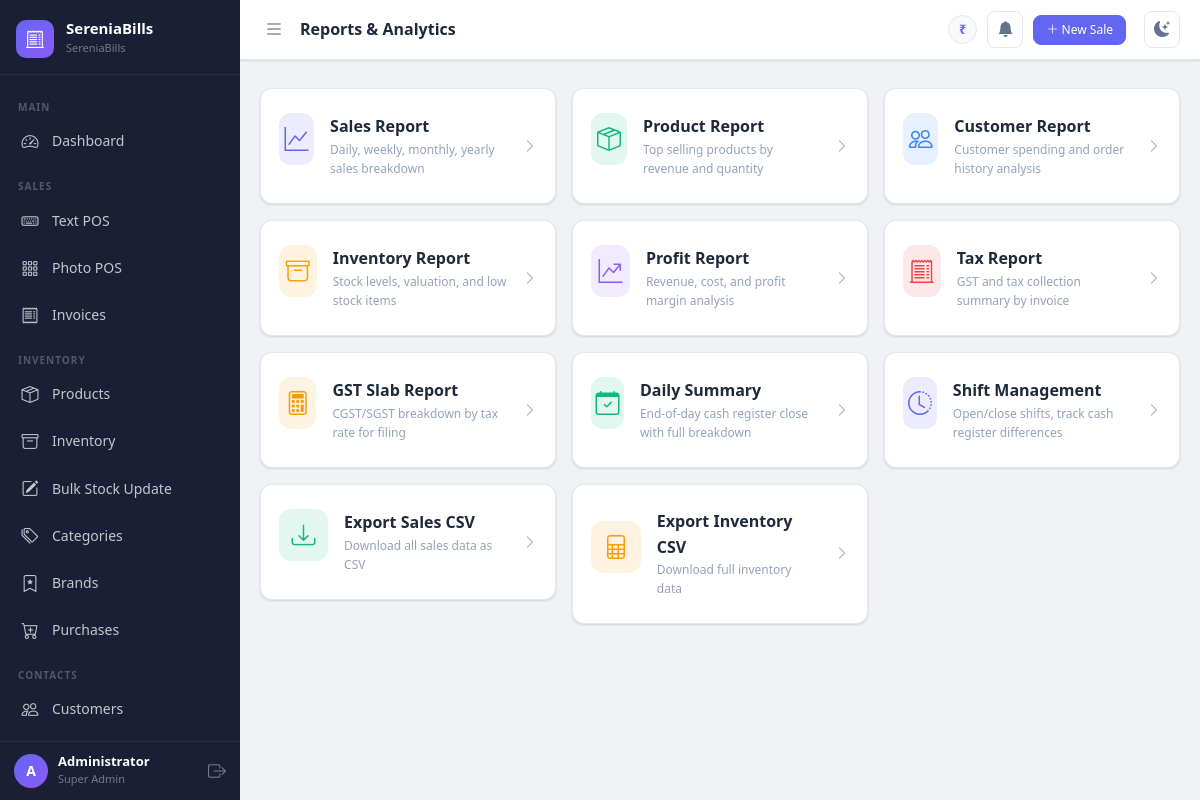
The app's page /reports (signed in) with its own data.
### app.py (models this page shows, shortened)
class Settings(db.Model):
    __tablename__ = 'settings'
    id = db.Column(db.Integer, primary_key=True)
    company_name = db.Column(db.String(150), default='SereniaBills')
    logo = db.Column(db.String(255))
    gst_number = db.Column(db.String(50))
    address = db.Column(db.String(255))
    phone = db.Column(db.String(20))
    email = db.Column(db.String(120))
    currency_symbol = db.Column(db.String(10), default='₹')
    invoice_prefix = db.Column(db.String(10), default='INV-')
    default_tax_rate = db.Column(db.Float, default=0)
    theme = db.Column(db.String(20), default='light')
    next_invoice_number = db.Column(db.Integer, default=1)

class User(UserMixin, db.Model):
    __tablename__ = 'users'
    id = db.Column(db.Integer, primary_key=True)
    username = db.Column(db.String(80), unique=True, nullable=False)
    email = db.Column(db.String(120), unique=True)
    password_hash = db.Column(db.String(255), nullable=False)
    full_name = db.Column(db.String(120))
    role_id = db.Column(db.Integer, db.ForeignKey('roles.id'), nullable=False)
    active = db.Column(db.Boolean, default=True)
    created_at = db.Column(db.DateTime, default=datetime.utcnow)
    def is_super_admin(self):
        return self.role and self.role.name == 'super_admin'

class Role(db.Model):
    __tablename__ = 'roles'
    id = db.Column(db.Integer, primary_key=True)
    name = db.Column(db.String(50), unique=True, nullable=False)  # super_admin, staff
    description = db.Column(db.String(255))
    users = db.relationship('User', backref='role', lazy=True)

### app.py (the view)
@app.route('/reports')
@login_required
def reports():
    return render_template('reports.html')

### app.py (called while the page is built)
@login_manager.user_loader
def load_user(user_id):
    return User.query.get(int(user_id))

def get_settings():
    settings = Settings.query.first()
    if not settings:
        settings = Settings()
        db.session.add(settings)
        db.session.commit()
    return settings

@app.context_processor
def inject_globals():
    return dict(settings=get_settings(), now=datetime.utcnow())

### templates/reports.html (shortened to what this page needs)
{% extends "base.html" %}
{% block page_title %}Reports & Analytics{% endblock %}
{% block content %}
<div class="row g-3">
  {% for endpoint, icon, title, desc, color in report_links %}
  <div class="col-md-6 col-xl-4">
    <a href="{{ url_for(endpoint) }}" class="text-decoration-none">
      <div class="card" style="transition:all .2s" onmouseover="this.style.transform='translateY(-3px)'" onmouseout="this.style.transform=''">
        <div class="card-body d-flex align-items-center gap-3 py-4">
          <div class="stat-card-icon {{ color }}" style="width:52px;height:52px;font-size:24px"><i class="bi {{ icon }}"></i></div>
          <div>
            <div class="fw-bold fs-6" style="color:var(--text-primary)">{{ title }}</div>
            <div style="font-size:12px;color:var(--text-muted)">{{ desc }}</div>
          </div>
          <i class="bi bi-chevron-right ms-auto" style="color:var(--text-muted)"></i>
        </div>
      </div>
    </a>
  </div>
  {% endfor %}
  <div class="col-md-6 col-xl-4">
    <a href="{{ url_for('export_report_csv', report_type='sales') }}" class="text-decoration-none">
      <div class="card" style="transition:all .2s" onmouseover="this.style.transform='translateY(-3px)'" onmouseout="this.style.transform=''">
        <div class="card-body d-flex align-items-center gap-3 py-4">
          <div class="stat-card-icon green" style="width:52px;height:52px;font-size:24px"><i class="bi bi-download"></i></div>
          <div>
            <div class="fw-bold fs-6" style="color:var(--text-primary)">Export Sales CSV</div>
            <div style="font-size:12px;color:var(--text-muted)">Download all sales data as CSV</div>
          </div>
          <i class="bi bi-chevron-right ms-auto" style="color:var(--text-muted)"></i>
        </div>
      </div>
    </a>
  </div>
  <div class="col-md-6 col-xl-4">
    <a href="{{ url_for('export_report_csv', report_type='inventory') }}" class="text-decoration-none">
      <div class="card" style="transition:all .2s" onmouseover="this.style.transform='translateY(-3px)'" onmouseout="this.style.transform=''">
        <div class="card-body d-flex align-items-center gap-3 py-4">
          <div class="stat-card-icon amber" style="width:52px;height:52px;font-size:24px"><i class="bi bi-file-spreadsheet"></i></div>
          <div>
            <div class="fw-bold fs-6" style="color:var(--text-primary)">Export Inventory CSV</div>
            <div style="font-size:12px;color:var(--text-muted)">Download full inventory data</div>
          </div>
          <i class="bi bi-chevron-right ms-auto" style="color:var(--text-muted)"></i>
        </div>
      </div>
    </a>
  </div>
</div>
{% endblock %}

### templates/base.html (shortened to what this page needs)
<!DOCTYPE html>
<html lang="en" data-theme="{{ settings.theme }}">
<head>
    <link rel="stylesheet" href="https://cdn.jsdelivr.net/npm/bootstrap@5.3.2/dist/css/bootstrap.min.css">
    <link rel="stylesheet" href="https://cdn.jsdelivr.net/npm/bootstrap-icons@1.11.3/font/bootstrap-icons.css">
    <link rel="stylesheet" href="{{ url_for('static', filename='css/main.css') }}">
</head>
<body>
<div class="sb-wrapper">
  <nav id="sidebar" class="sb-sidebar">
    <div class="sb-brand">
      {% if settings.logo %}
        <img src="{{ url_for('static', filename='uploads/' + settings.logo) }}" class="sb-logo-img" alt="Logo">
      {% else %}
        <div class="sb-logo-icon"><i class="bi bi-receipt-cutoff"></i></div>
      {% endif %}
      <div class="sb-brand-text">
        <span class="sb-brand-name">SereniaBills</span>
        <span class="sb-brand-tagline">{{ settings.company_name }}</span>
      </div>
    </div>
    <div class="sb-nav">
      <div class="sb-section-label">Main</div>
      <a href="{{ url_for('dashboard') }}" class="sb-link {% if request.endpoint == 'dashboard' %}active{% endif %}">
        <i class="bi bi-speedometer2"></i><span>Dashboard</span>
      </a>
      <div class="sb-section-label">Sales</div>
      <a href="{{ url_for('pos_text') }}" class="sb-link {% if request.endpoint == 'pos_text' %}active{% endif %}">
        <i class="bi bi-keyboard"></i><span>Text POS</span>
      </a>
      <a href="{{ url_for('pos_photo') }}" class="sb-link {% if request.endpoint == 'pos_photo' %}active{% endif %}">
        <i class="bi bi-grid-3x3-gap"></i><span>Photo POS</span>
      </a>
      <a href="{{ url_for('invoices') }}" class="sb-link {% if request.endpoint == 'invoices' %}active{% endif %}">
        <i class="bi bi-receipt"></i><span>Invoices</span>
      </a>
      <div class="sb-section-label">Inventory</div>
      <a href="{{ url_for('products') }}" class="sb-link {% if request.endpoint in ['products','add_product','edit_product'] %}active{% endif %}">
        <i class="bi bi-box-seam"></i><span>Products</span>
      </a>
      <a href="{{ url_for('inventory') }}" class="sb-link {% if request.endpoint == 'inventory' %}active{% endif %}">
        <i class="bi bi-archive"></i><span>Inventory</span>
      </a>
      <a href="{{ url_for('bulk_stock_update') }}" class="sb-link {% if request.endpoint == 'bulk_stock_update' %}active{% endif %}">
        <i class="bi bi-pencil-square"></i><span>Bulk Stock Update</span>
      </a>
      <a href="{{ url_for('categories') }}" class="sb-link {% if request.endpoint == 'categories' %}active{% endif %}">
        <i class="bi bi-tags"></i><span>Categories</span>
      </a>
      <a href="{{ url_for('brands') }}" class="sb-link {% if request.endpoint == 'brands' %}active{% endif %}">
        <i class="bi bi-bookmark-star"></i><span>Brands</span>
      </a>
      <a href="{{ url_for('purchases') }}" class="sb-link {% if request.endpoint in ['purchases','add_purchase'] %}active{% endif %}">
        <i class="bi bi-cart-plus"></i><span>Purchases</span>
      </a>
      <div class="sb-section-label">Contacts</div>
      <a href="{{ url_for('customers') }}" class="sb-link {% if 'customer' in request.endpoint %}active{% endif %}">
        <i class="bi bi-people"></i><span>Customers</span>
      </a>
      <a href="{{ url_for('suppliers') }}" class="sb-link {% if 'supplier' in request.endpoint %}active{% endif %}">
      </a>
    </div>
    <div class="sb-footer">
      <div class="sb-user-info">
        <div class="sb-user-avatar">{{ current_user.username[0].upper() }}</div>
        <div>
          <div class="sb-user-name">{{ current_user.full_name or current_user.username }}</div>
          <div class="sb-user-role">{{ current_user.role.name.replace('_',' ').title() }}</div>
        </div>
      </div>
      <a href="{{ url_for('logout') }}" class="sb-logout" title="Logout"><i class="bi bi-box-arrow-right"></i></a>
    </div>
  </nav>
  <div class="sb-content" id="sbContent">
    <div class="sb-topbar">
      <button class="sb-toggle-btn" id="sidebarToggle" onclick="toggleSidebar()">
        <i class="bi bi-list"></i>
      </button>
      <div class="sb-topbar-title">{% block page_title %}{% endblock %}</div>
      <div class="sb-topbar-right">
        <span class="sb-currency-badge">{{ settings.currency_symbol }}</span>
        <div class="position-relative" id="alertBellWrap" style="cursor:pointer" onclick="toggleAlertDropdown()">
          <button class="sb-theme-btn" title="Stock Alerts">
            <i class="bi bi-bell-fill" id="bellIcon"></i>
          </button>
        </div>
        <a href="{{ url_for('pos_text') }}" class="btn btn-sm btn-primary me-2">
          <i class="bi bi-plus-lg"></i> New Sale
        </a>
        <button class="sb-theme-btn" onclick="toggleTheme()" title="Toggle Dark/Light">
          <i class="bi bi-moon-stars-fill" id="themeIcon"></i>
        </button>
      </div>
    </div>
    <div class="px-3 pt-2">
    </div>
    <div class="sb-main-content">
      {% block content %}{% endblock %}
    </div>
  </div>
</div>
</body>
</html>

### records on screen
Settings: company_name "SereniaBills", currency_symbol "₹"
User: username "A", full_name "Administrator"
Role: role.name.replace "Super Admin"

### other values on screen
{{ title }} "Sales Report" "Product Report" "Customer Report" "Inventory Report" "Profit Report" "Tax Report" "GST Slab Report" "Daily Summary" "Shift Management"
{{ desc }} "Daily, weekly, monthly, yearly sales breakdown" "Top selling products by revenue and quantity" "Customer spending and order history analysis" "Stock levels, valuation, and low stock items" "Revenue, cost, and profit margin analysis" "GST and tax collection summary by invoice" "CGST/SGST breakdown by tax rate for filing" "End-of-day cash register close with full breakdown" "Open/close shifts, track cash register differences"
